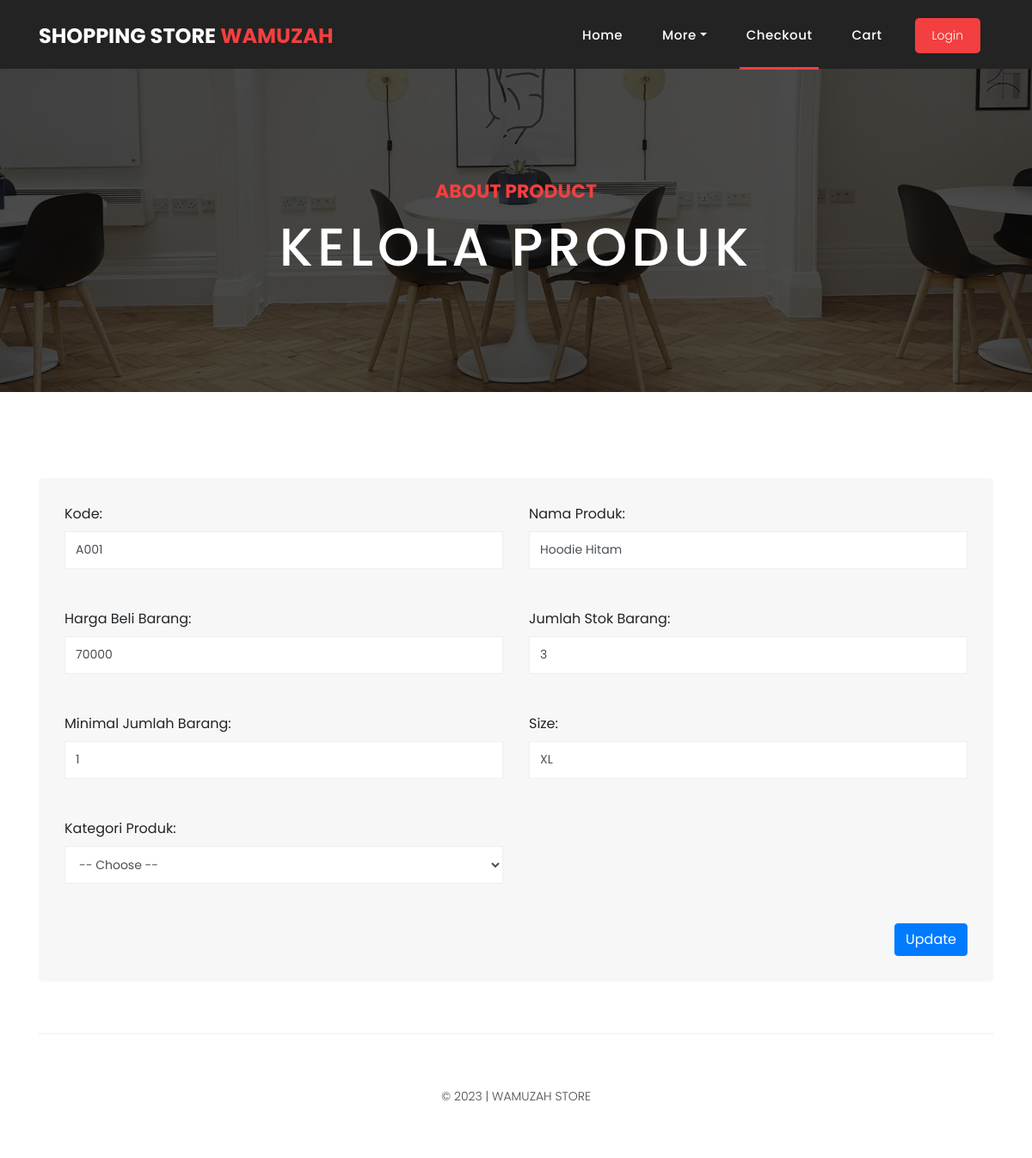
The app's page /edit.php?idedit=1 with its own data.
### tables this page shows
CREATE TABLE `produk` (
  `id` int(11) NOT NULL,
  `kode` varchar(45) DEFAULT NULL,
  `nama` varchar(45) DEFAULT NULL,
  `harga_jual` double DEFAULT NULL,
  `harga_beli` double DEFAULT NULL,
  `stok` int(11) DEFAULT NULL,
  `min_stok` int(11) DEFAULT NULL,
  `deskripsi` text DEFAULT NULL,
  `kategori_produk_id` int(11) NOT NULL
);

### edit.php (the view, shortened to what this page needs)
<?php
    require_once 'dbkoneksi.php';
?>
<?php
    $idedit = $_GET['idedit'];
    if(!empty($idedit)){
        $sql = "SELECT * FROM produk WHERE id=?";
        $st = $conn->prepare($sql);
        $st->execute([$idedit]);
        $row = $st->fetch();
    }else{
        $row = [];
    }
?>
<!DOCTYPE html>
<html lang="en">
  <head>
    <link href="vendor/bootstrap/css/bootstrap.min.css" rel="stylesheet">
    <link rel="stylesheet" href="assets/css/fontawesome.css">
    <link rel="stylesheet" href="assets/css/style.css">
    <link rel="stylesheet" href="assets/css/owl.css">
  </head>
  <body>
    <header class="">
      <nav class="navbar navbar-expand-lg">
        <div class="container">
          <a class="navbar-brand" href="index.php"><h2>Shopping Store <em>WAMUZAH</em></h2></a>
          <div class="collapse navbar-collapse" id="navbarResponsive">
               <ul class="navbar-nav ml-auto">
                    <li class="nav-item">
                        <a class="nav-link" href="index.php">Home
                        </a>
                    </li>
                    <li class="nav-item dropdown">
                        <a class="nav-link dropdown-toggle" data-toggle="dropdown" href="#" role="button" aria-haspopup="true" aria-expanded="false">More</a>
                    </li>
                    <li class="nav-item active"><a class="nav-link" href="checkout.php">Checkout</a></li>
                    <li class="nav-item"><a class="nav-link" href="product-details.php">Cart</a></li>
                    <li class="nav-item"><a class="filled-button mt-1" href="login.php">Login</a></li>
               </ul>
          </div>
        </div>
      </nav>
    </header>
    <div class="page-heading about-heading header-text" style="background-image: url(assets/images/heading-6-1920x500.jpg);">
      <div class="container">
        <div class="row">
          <div class="col-md-12">
            <div class="text-content">
              <h4>about product</h4>
              <h2>Kelola Produk</h2>
            </div>
          </div>
        </div>
      </div>
    </div>
    <div class="products call-to-action">
      <div class="container">
        <div class="inner-content">
          <div class="contact-form">
              <form method="POST" action="prosesProduk.php">
                   <div class="row">
                         <div class="col-sm-6 col-xs-12">
                              <div class="form-group">
                                   <label for="kode" class="control-label">Kode:</label>
                                   <input type="text" id="kode" name="kode" value="<?=$row['kode']?>" class="form-control">
                              </div>
                         </div>
                        <div class="col-sm-6 col-xs-12">
                             <div class="form-group">
                                  <label for="nama" class="control-label">Nama Produk:</label>
                                  <input type="text" id="nama" name="nama" value="<?=$row['nama']?>" class="form-control">
                             </div>
                        </div>
                   </div>
                   <div class="row">
                      <div class="col-sm-6 col-xs-12">
                        <div class="form-group">
                            <label for="harga_beli" class="control-label">Harga Beli Barang:</label>
                            <input type="text" id="harga_beli" name="harga_beli" value="<?=$row['harga_beli']?>" class="form-control">
                        </div>
                      </div>
                        <div class="col-sm-6 col-xs-12">
                            <div class="form-group">
                                  <label for="stok" class="control-label">Jumlah Stok Barang:</label>
                                  <input type="number" id="stok" name="stok" value="<?=$row['stok']?>" class="form-control">
                             </div>
                        </div>
                   </div>
                   <div class="row">
                        <div class="col-sm-6 col-xs-12">
                            <div class="form-group">
                                <label for="min_stok" class="control-label">Minimal Jumlah Barang:</label>
                              <input type="number" id="min_stok" name="min_stok" value="<?=$row['min_stok']?>" class="form-control">
                            </div>
                        </div>
                        <div class="col-sm-6 col-xs-12">
                            <div class="form-group">
                                <label for="deskripsi" class="control-label">Size:</label>
                                <input type="text" id="deskripsi" name="deskripsi" value="<?=$row['deskripsi']?>" class="form-control">
                            </div>
                         </div>
                   </div>
                   <div class="row">
                         <div class="col-sm-6 col-xs-12">
                              <div class="form-group">
                                   <label class="control-label">Kategori Produk:</label>
                                   <select id="kategori_produk_id" name="kategori_produk_id" class="form-control">
                                        <option value="">-- Choose --</option>
                                   </select>
                              </div>
                         </div>
                   </div>
                   <div class="clearfix">
                        <?php
                            $button = (empty($idedit)) ? "Simpan":"Update";
                        ?>
                          <input type="submit" name="submit" type="submit"
                          class="btn btn-primary pull-right" value="<?=$button?>"/>
                   </div>
              </form>
          </div>
        </div>
      </div>
    </div>
    <footer>
      <div class="container">
        <div class="row">
          <div class="col-md-12">
            <div class="inner-content">
               <p>© 2023 | WAMUZAH Store</p>
            </div>
          </div>
        </div>
      </div>
    </footer>
</body>
</html>

### assets/css/style.css (style rules this page uses)
body { font-family: 'Poppins', sans-serif; overflow-x: hidden; text-rendering: optimizeLegibility; -webkit-font-smoothing: antialiased; -moz-osx-font-smoothing: grayscale; }
p { margin-bottom: 0px; font-size: 14px; font-weight: 300; color: #4a4a4a; line-height: 24px; }
a { text-decoration: none!important; }
ul { padding: 0; margin: 0; list-style: none; }
h1,h2,h3,h4,h5,h6 { margin: 0px; }
a.filled-button { background-color: #f33f3f; color: #fff; font-size: 14px; text-transform: capitalize; font-weight: 300; padding: 10px 20px; border-radius: 5px; display: inline-block; transition: all 0.3s; }
.page-heading { padding: 210px 0px 130px 0px; text-align: center; background-position: center center; background-repeat: no-repeat; background-size: cover; }
.page-heading .text-content h4 { color: #f33f3f; font-size: 22px; text-transform: uppercase; font-weight: 700; margin-bottom: 15px; }
.page-heading .text-content h2 { color: #fff; font-size: 62px; text-transform: uppercase; letter-spacing: 5px; }
header { position: absolute; z-index: 99999; width: 100%; height: 80px; background-color: #232323; -webkit-transition: all 0.3s ease-in-out 0s; -moz-transition: all 0.3s ease-in-out 0s; -o-transition: all 0.3s ease-in-out 0s; transition: all 0.3s ease-in-out 0s; }
header .navbar { padding: 17px 0px; }
.navbar .navbar-brand { float: left; margin-top: -12px; outline: none; }
.navbar .navbar-brand h2 { color: #fff; text-transform: uppercase; font-size: 24px; font-weight: 700; -webkit-transition: all .3s ease 0s; -moz-transition: all .3s ease 0s; -o-transition: all .3s ease 0s; transition: all .3s ease 0s; }
.navbar .navbar-brand h2 em { font-style: normal; color: #f33f3f; }
#navbarResponsive { z-index: 999; }
.navbar-collapse { text-align: center; }
.navbar .navbar-nav .nav-item { margin: 0px 15px; }
.navbar .navbar-nav a.nav-link { text-transform: capitalize; font-size: 15px; font-weight: 500; letter-spacing: 0.5px; color: #fff; transition: all 0.5s; margin-top: 5px; }
.navbar .navbar-nav .nav-link:hover, .navbar .navbar-nav .active>.nav-link, .navbar .navbar-nav .nav-link.active, .navbar .navbar-nav .nav-link.show, .navbar .navbar-nav .show>.nav-link { color: #fff; padding-bottom: 25px; border-bottom: 3px solid #f33f3f; }
.call-to-action .inner-content { margin-top: 60px; padding: 30px; background-color: #f7f7f7; border-radius: 5px; }
footer { text-align: center; }
footer .inner-content { border-top: 1px solid #eee; margin-top: 60px; padding: 60px 0px; }
footer .inner-content p { text-transform: uppercase; }
.products { margin-top: 100px; }
.page-heading { position:relative; }
.page-heading:before { content:''; position:absolute; top:0; left:0; bottom:0; right:0; background-color:rgba(0,0,0,.7); }
.page-heading .container { position:relative; z-index: 2; }
.contact-form select, .contact-form .form-control { font-size: 14px; width: 100%; height: 44px; display: inline-block; line-height: 42px; border: 1px solid #eee; border-radius: 0px; margin-bottom: 30px; }

### records on screen
produk: kode "A001", nama "Hoodie Hitam", harga_beli "70000", stok "3", min_stok "1", deskripsi "XL"
